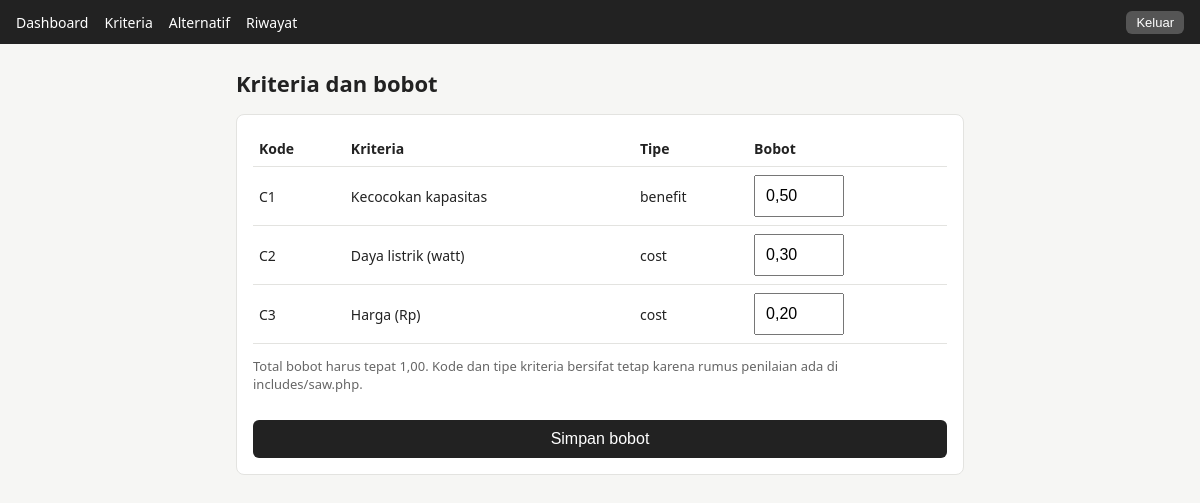
Page /admin/kriteria.php (signed in) on the committed database.
### tables this page shows
CREATE TABLE kriteria (
    id    INT AUTO_INCREMENT PRIMARY KEY,
    kode  VARCHAR(5)  NOT NULL UNIQUE,
    nama  VARCHAR(60) NOT NULL,
    bobot DECIMAL(4,2) NOT NULL,
    tipe  ENUM('benefit','cost') NOT NULL
);

### includes/helpers.php (called while the page is built, shortened)
<?php
function e(string $s): string
{
    return htmlspecialchars($s, ENT_QUOTES, 'UTF-8');
}
function angka(float $n, int $desimal = 0): string
{
    return number_format($n, $desimal, ',', '.');
}

### admin/kriteria.php (the view, shortened to what this page needs)
<?php
require __DIR__ . '/../config/koneksi.php';
require __DIR__ . '/../includes/helpers.php';
$rows  = $koneksi->query("SELECT id, kode, nama, bobot, tipe FROM kriteria ORDER BY kode")->fetch_all(MYSQLI_ASSOC);
$baru  = [];
require __DIR__ . '/_header.php';
?>
<form method="post" class="card">
    <div class="tabel">
        <table>
            <tr><th>Kode</th><th>Kriteria</th><th>Tipe</th><th>Bobot</th></tr>
            <?php foreach ($rows as $r): ?>
                <tr>
                    <td><?= e($r['kode']) ?></td>
                    <td><?= e($r['nama']) ?></td>
                    <td><?= e($r['tipe']) ?></td>
                    <td>
                        <input type="text" inputmode="decimal" name="bobot[<?= (int) $r['id'] ?>]"
                               value="<?= e(angka($baru[$r['id']] ?? (float) $r['bobot'], 2)) ?>" style="width:90px">
                    </td>
                </tr>
            <?php endforeach; ?>
        </table>
    </div>
    <p class="catatan">Total bobot harus tepat 1,00. Kode dan tipe kriteria bersifat tetap karena rumus penilaian ada di includes/saw.php.</p>
    <button type="submit">Simpan bobot</button>
</form>
<?php require __DIR__ . '/_footer.php'; ?>

### admin/style.css (style rules this page uses)
* { box-sizing: border-box; }
body { font-family: system-ui, sans-serif; margin: 0; color: #222; background: #f6f6f4; }
.card { background: #fff; border-radius: 8px; padding: 16px; margin-bottom: 16px; border: 1px solid #e3e3e0; }
input, button { width: 100%; padding: 10px; font-size: 16px; }
button { margin-top: 14px; background: #222; color: #fff; border: 0; border-radius: 6px; cursor: pointer; }
.tabel { overflow-x: auto; }
table { width: 100%; border-collapse: collapse; font-size: 14px; }
th, td { text-align: left; padding: 8px 6px; border-bottom: 1px solid #e3e3e0; white-space: nowrap; }
.catatan { font-size: 13px; color: #666; }

### rows in the picture
kriteria: kode "C1", nama "Kecocokan kapasitas", tipe "benefit", id+bobot "0,50"
kriteria: kode "C2", nama "Daya listrik (watt)", tipe "cost", id+bobot "0,30"
kriteria: kode "C3", nama "Harga (Rp)", tipe "cost", id+bobot "0,20"

### other values in the picture
$judul "Kriteria dan bobot"
